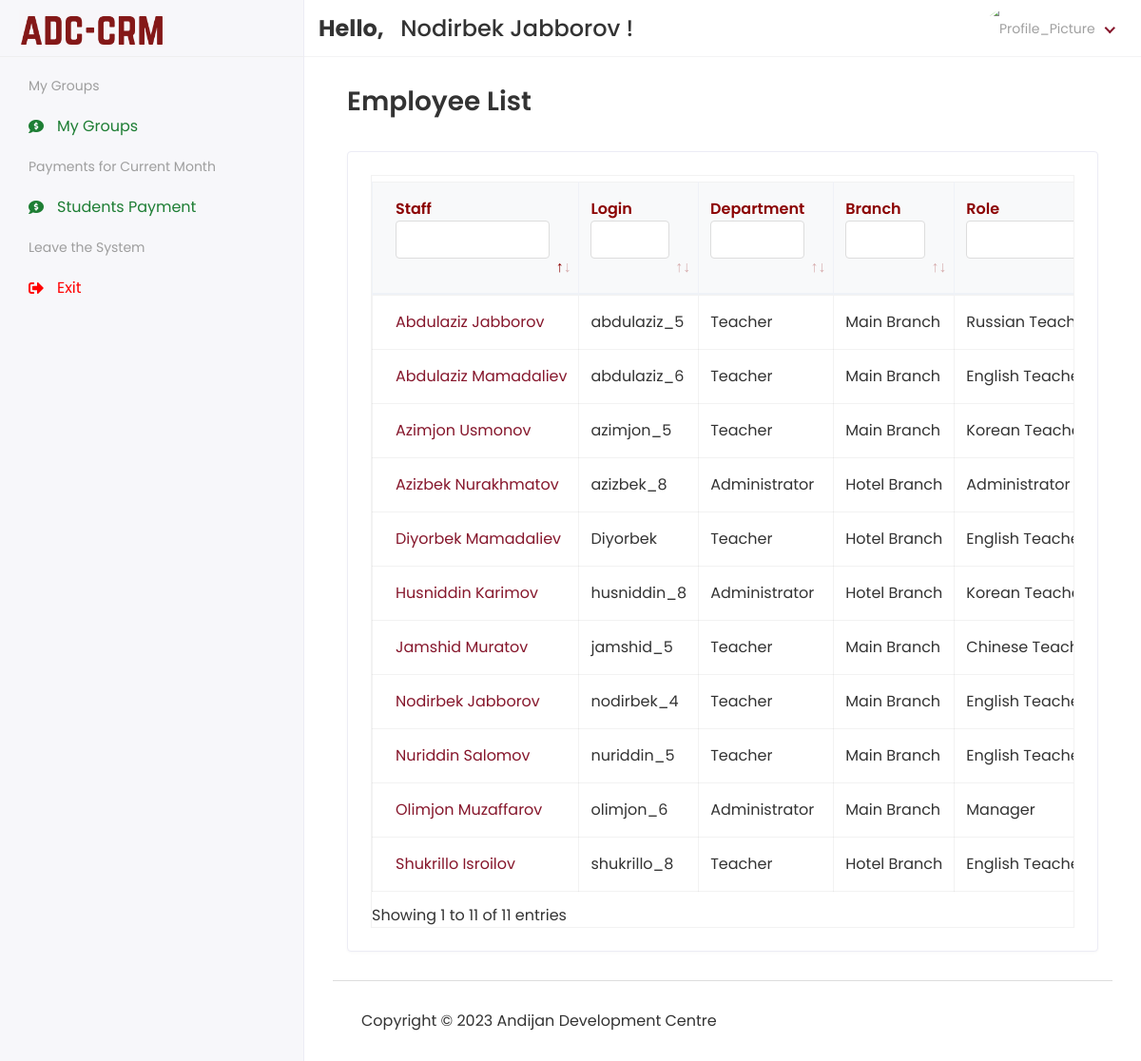
Page /Hod/Staff/View (signed in) on the committed database.
### app/models.py (models this page shows, shortened)
class customUser(AbstractUser):
    USER = (
        (1, 'HOD'),
        (3, 'STUDENT'),
    )
    user_type = models.CharField(choices=USER, max_length=50, default=1)
    profile_pic = models.ImageField(upload_to='media/profile_pic',blank=True, null=True)

class Staff(models.Model):
    admin = models.OneToOneField(customUser, on_delete=models.CASCADE)
    department = models.CharField(max_length=50)
    role = models.CharField(max_length=100)
    fines = models.CharField(max_length=30, blank=True, null=True)
    bonus = models.CharField(max_length=30, blank=True, null=True)
    tax = models.CharField(max_length=30, blank=True, null=True)
    salary_type = models.CharField(max_length=30)
    branch = models.ForeignKey('Branch', on_delete=models.SET_NULL, blank=True, null=True)
    work_format = models.CharField(max_length=30)
    salary_amount = models.CharField(max_length=30)
    birth_date = models.DateTimeField(blank=True, null=True)
    status = models.CharField(max_length=20, blank=True, null=True)
    address = models.TextField(max_length=150, blank=True, null=True)
    mobile = models.CharField(max_length=20, blank=True, null=True)
    mobiletwo = models.CharField(max_length=20, blank=True, null=True)
    created_date = models.DateTimeField(auto_now_add=True)
    updated_date = models.DateTimeField(auto_now_add=True)

class Branch(models.Model):
    profile_pic = models.ImageField(upload_to='media/profile_pic', blank=True, null=True)
    name = models.CharField(max_length=100)
    address = models.CharField(max_length=255)
    phone_number = models.CharField(max_length=20)
    rooms = models.CharField(max_length=20, blank=True, null=True)

### ADC_school_project/Hod_Views.py (the view)
# urls.py: path('Hod/Staff/View', Hod_Views.VIEW_STAFF, name="view_staff"),
@login_required(login_url='/')
def VIEW_STAFF(request):
    staff = Staff.objects.exclude(status='Archived')
    context = {
        'staff': staff,
    }
    return render(request, 'Hod/view_staff.html', context)

### templates/Hod/view_staff.html (shortened to what this page needs)
{% extends 'base.html' %}
{% block content %}
    <div class="content container-fluid">
               <div class="page-header">
                  <div class="row align-items-center">
                     <div class="col">
                        <h3 class="page-title">Employee List</h3>
                     </div>
                  </div>
               </div>
               <div class="row">
                  <div class="col-sm-12">
                     <div class="card card-table">
                        <div class="card-body">
                           <div class="table-responsive table-bordered table-hover">
                              <table class="data-table table">
                                    <thead class="thead-light">
                                        <tr>
                                            <th style="color: darkred">Staff</th>
                                            <th style="color: darkred">Login</th>
                                            <th style="color: darkred">Department</th>
                                            <th style="color: darkred">Branch</th>
                                            <th style="color: darkred">Role</th>
                                        </tr>
                                    </thead>
                                    <tbody>
                                        {% for i in staff %}
                                        <tr>
                                            <td>
                                                    <a href="{% url 'edit_staff' i.id %}">{{ i.admin.first_name }}&nbsp;{{ i.admin.last_name }}</a>
                                            </td>
                                            <td>{{ i.admin.username }}</td>
                                            <td>{{ i.department }}</td>
                                            <td>{{ i.branch.name }}</td>
                                            <td>{{ i.role }}</td>
                                        </tr>
                                        {% endfor %}
                                    </tbody>
                                </table>
                           </div>
                        </div>
                     </div>
                  </div>
               </div>
            </div>
{% endblock %}

### templates/includes/header.html (shortened to what this page needs)
{% load static %}
<div class="header">
            <div class="header-left">
               <a href="{% url 'hod_home' %}" class="logo">
               <img src="{% static 'assets/img/logo.png' %}" alt="Logo">
               </a>
            </div>
            <div class="top-nav-search mt-3">
                <h4>
                    <strong>
                        Hello,
                    </strong>&nbsp;<span>
                    {{ user.first_name }} {{ user.last_name }}
                </span>!</h4>
            </div>
            <ul class="nav user-menu">
               <li class="nav-item dropdown has-arrow">
                  <a href="#" class="dropdown-toggle nav-link" data-toggle="dropdown">
                      {% if user.profile_pic == "" %}
                          <span class="user-img"><img class="rounded-circle" src="{% static 'assets/img/noimg.png' %}" width="31" alt="Profile_Picture"></span>
                      {% else %}
                  <span class="user-img"><img class="rounded-circle" src="/{{ user.profile_pic }}" width="31" alt="Profile_Picture"></span>
                      {% endif %}
                  </a>
               </li>
            </ul>
         </div>

### static/assets/css/style.css (style rules this page uses)
html { height: 100%; }
body { background-color: #fff; color: #333; font-family: 'Poppins', sans-serif; font-size: 1rem; height: 100%; line-height: 1.5; overflow-x: hidden; }
h1, h2, h3, h4, h5, h6 { font-family: 'Poppins', sans-serif; margin-top: 0; }
a { color: #86172c; }
input, button, a { transition: all 0.4s ease; -moz-transition: all 0.4s ease; -o-transition: all 0.4s ease; -ms-transition: all 0.4s ease; -webkit-transition: all 0.4s ease; }
ul, ol { padding: 0px; list-style: none; }
.table { color: #333; max-width: 100%; margin-bottom: 0; width: 100%; }
.table.dataTable { border-collapse: collapse !important; border: 1px solid rgba(0, 0, 0, 0.05); }
.table thead tr th { font-weight: 600; }
.table tbody tr { border-bottom: 1px solid rgba(0, 0, 0, 0.05); }
.table-bordered { border: 1px solid rgba(0, 0, 0, 0.05) !important; }
.table-bordered th, .table-bordered td { border-color: rgba(0, 0, 0, 0.05); }
.card-table .card-body .table > thead > tr > th { border-top: 0; }
.card-table .card-body .table tr td:first-child, .card-table .card-body .table tr th:first-child { padding-left: 1.5rem; }
.card-table .table td, .card-table .table th { border-top: 1px solid #e2e5e8; padding: 1rem 0.75rem; white-space: nowrap; }
.table .thead-light th { color: #495057; background-color: #f8f9fa; border-color: #eff2f7; }
.table-responsive { display: block; width: 100%; overflow-x: auto; }
.card { border: 1px solid #ececf5; box-shadow: 0 1px 3px 0 rgba(0, 0, 0, 0.03); margin-bottom: 1.875rem; }
.card-body { padding: 1.5rem; }
.header { background-color: #fff; border-bottom: 1px solid #f3f3f4; left: 0; position: fixed; right: 0; top: 0; z-index: 1001; height: 60px; }
.header .header-left { float: left; height: 60px; padding: 0 20px; position: relative; width: 320px; z-index: 1; transition: all 0.2s ease-in-out; background-color: #f7f7fa; border-bottom: 1px solid #efefef; border-right: 1px solid #ececf5; display: flex; align-items: center; }
.header .header-left .logo { display: inline-block; line-height: 60px; }
.header .header-left .logo img { max-height: 40px; width: auto; }
.header .dropdown-toggle:after { display: none; }
.header .has-arrow .dropdown-toggle:after { border-top: 0; border-left: 0; border-bottom: 2px solid #86172c; border-right: 2px solid #86172c; content: ''; height: 8px; display: inline-block; pointer-events: none; -webkit-transform-origin: 66% 66%; -ms-transform-origin: 66% 66%; transform-origin: 66% 66%; -webkit-transform: rotate(45deg); -ms-transform: rotate(45deg); transform: rotate(45deg); -webkit-transition: all 0.15s ease-in-out; transition: all 0.15s ease-in-out; width: 8px; vertical-align: 0px; }
.user-menu { float: right; margin: 0; position: relative; z-index: 99; padding-right: 15px; }
.user-menu.nav > li > a { color: #a0a0a0; font-size: 14px; line-height: 58px; padding: 0 15px; height: 60px; }
.user-img { margin-right: 3px; position: relative; }
.top-nav-search { float: left; margin-left: 15px; }
.page-header { margin-bottom: 1.875rem; }
.page-title { font-size: 28px; font-weight: 600; color: #333; margin-bottom: 5px; }
th, td { white-space: nowrap; }

### templates/includes/header.html (style rules this page uses)
.user-img img { border-radius: 50%; width: 40px; height: 40px; object-fit: cover; }

### rows in the picture
customUser: first_name "Nodirbek", last_name "Jabborov"
Staff: admin.first_name "Diyorbek", admin.last_name "Mamadaliev", admin.username "Diyorbek", department "Teacher", branch.name "Hotel Branch", role "English…"
Staff: admin.first_name "Nodirbek", admin.last_name "Jabborov", admin.username "nodirbek_4", department "Teacher", branch.name "Main Branch", role "English…"
Staff: admin.first_name "Azimjon", admin.last_name "Usmonov", admin.username "azimjon_5", department "Teacher", branch.name "Main Branch", role "Korean…"
Staff: admin.first_name "Jamshid", admin.last_name "Muratov", admin.username "jamshid_5", department "Teacher", branch.name "Main Branch", role "Chinese…"
Staff: admin.first_name "Abdulaziz", admin.last_name "Jabborov", admin.username "abdulaziz_5", department "Teacher", branch.name "Main Branch", role "Russian…"
Staff: admin.first_name "Nuriddin", admin.last_name "Salomov", admin.username "nuriddin_5", department "Teacher", branch.name "Main Branch", role "English…"
Staff: admin.first_name "Abdulaziz", admin.last_name "Mamadaliev", admin.username "abdulaziz_6", department "Teacher", branch.name "Main Branch", role "English…"
Staff: admin.first_name "Olimjon", admin.last_name "Muzaffarov", admin.username "olimjon_6", department "Administrator", branch.name "Main Branch", role "Manager"
Staff: admin.first_name "Shukrillo", admin.last_name "Isroilov", admin.username "shukrillo_8", department "Teacher", branch.name "Hotel Branch", role "English…"
Staff: admin.first_name "Husniddin", admin.last_name "Karimov", admin.username "husniddin_8", department "Administrator", branch.name "Hotel Branch", role "Korean…"
Staff: admin.first_name "Azizbek", admin.last_name "Nurakhmatov", admin.username "azizbek_8", department "Administrator", branch.name "Hotel Branch", role "Administrator"
